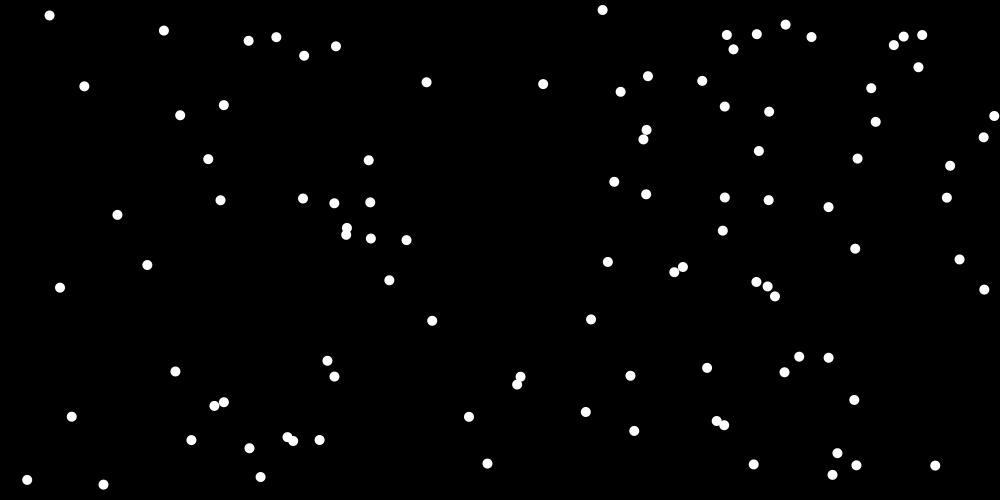
Frame 1 (no input)
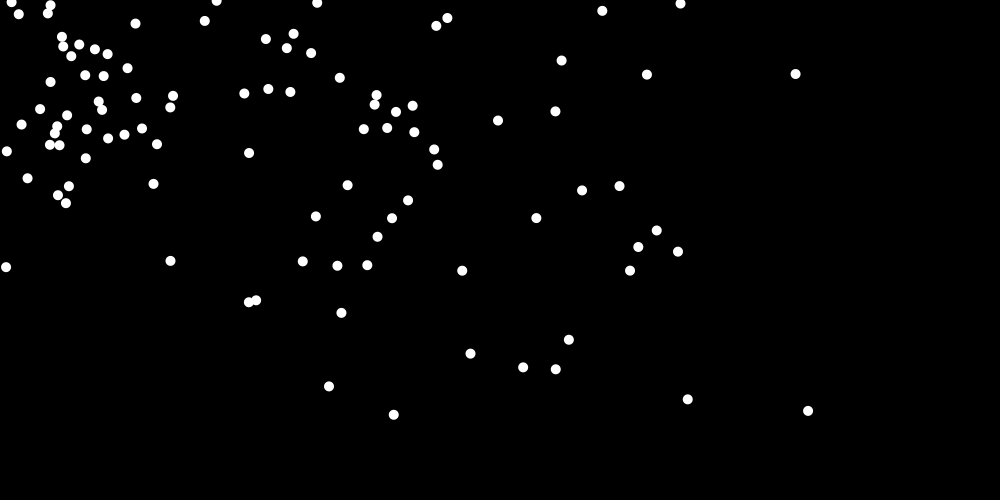
Frame 60 (the mouse pressed at the canvas centre just before this capture)
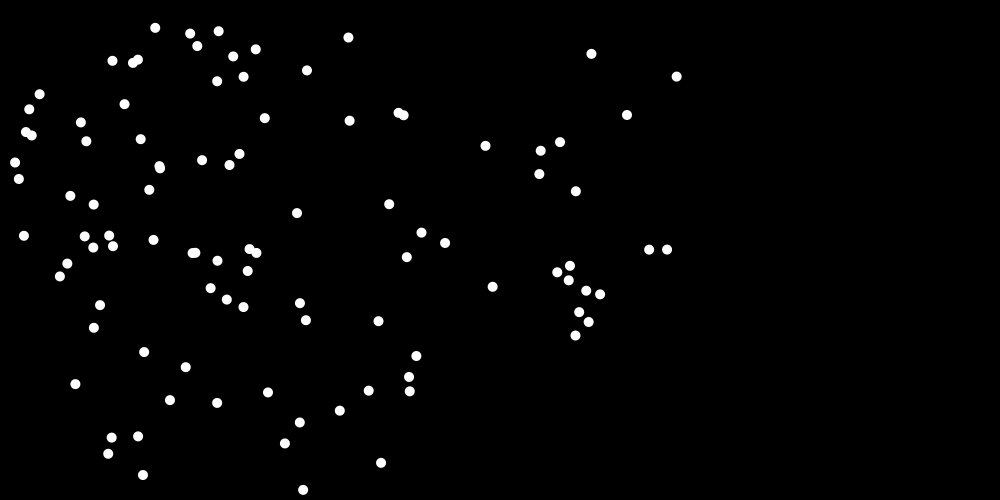
Frame 120 (the mouse held since frame 60 and released just before this capture)

The Processing sketch that drew these frames (run headless with seeded random() and noise(); from frame 60 on, the mouse is pressed at the canvas centre):

// Processing sketch: sketch_03___PVectorMovement_withLoops
// ── sketch_03___PVectorMovement_withLoops.pde
PVector[] pos; 
PVector[] vel;
PVector[] acc;
float size = 10;

int count = 100;

void setup() {
  size(1000, 500);
  
  pos = new PVector[count];
  vel = new PVector[count];
  acc = new PVector[count];
  for (int i = 0; i < count; i++) {
    pos[i] = new PVector(random(width), random(height)); 
    vel[i] = new PVector(random(-5, 5), random(-5, 5));
    acc[i] = new PVector();
  }
}

void draw() {
  background(0);
  noStroke();

  for (int i = 0; i < count; i++) {
    drawCircle(pos[i], vel[i], acc[i]);
  }
}

void drawCircle(PVector circlePosition, PVector circleVelocity, PVector circleAcceleration) {
  circle(circlePosition.x, circlePosition.y, size); 

  //circlePosition.add(circleVelocity);
  PVector mouse = new PVector(mouseX, mouseY);  
  PVector diff = PVector.sub(mouse, circlePosition);
  diff.normalize();
  diff.mult(0.2);
  circleAcceleration.add(diff);
  circleVelocity.add(circleAcceleration);
  circleVelocity.limit(10);
  circlePosition.add(circleVelocity);

  circleAcceleration.mult(0);

  if (circlePosition.x < 0 || circlePosition.x > width) {
    circleVelocity.x *= -1;
  }
  if (circlePosition.y < 0 || circlePosition.y > height) {
    circleVelocity.y *= -1;
  }
}
